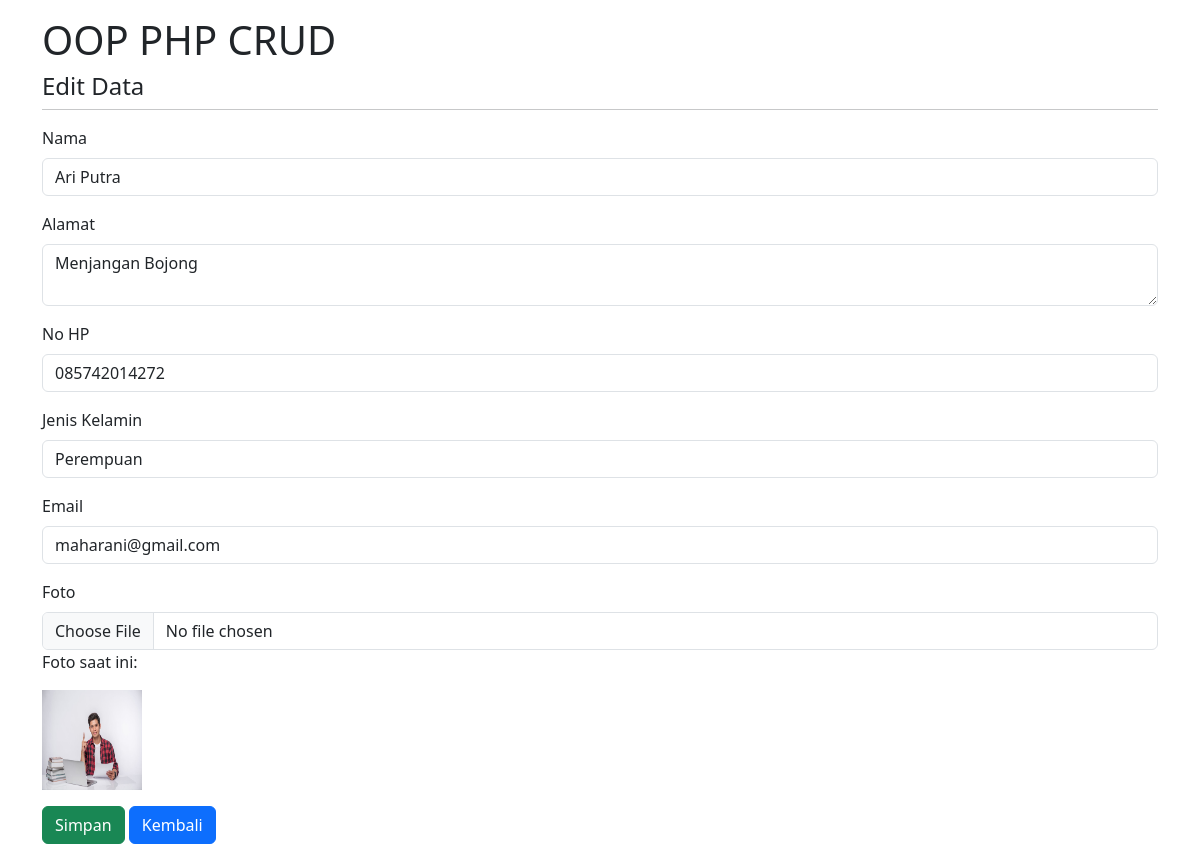
The page /edit.php?id=3 on the database its author committed.
### tables this page shows
CREATE TABLE `tb_users` (
  `id` int(10) NOT NULL,
  `nama` varchar(255) NOT NULL,
  `alamat` varchar(255) NOT NULL,
  `nohp` char(13) NOT NULL,
  `jenis_kelamin` enum('L','P') NOT NULL,
  `email` varchar(255) NOT NULL,
  `foto` varchar(5000) DEFAULT NULL
);

### database.php (called while the page is built, shortened)
<?php
class Database
{
    public $host = "localhost";
    public $username = "root";
    public $password = "";
    public $database = "db_php_rohma";
    public $connect;
    function __construct()
    {
        $this->connect = mysqli_connect($this->host, $this->username, $this->password);
        mysqli_select_db($this->connect, $this->database);
    }
    function editData($id)
    {
        $data = mysqli_query($this->connect, "SELECT * FROM tb_users WHERE id='$id'");
        $rows = mysqli_fetch_all($data, MYSQLI_ASSOC);
        return $rows;
    }
}

### edit.php (the view, shortened to what this page needs)
<?php
include 'database.php';
$db = new Database;
$detail = $db->editData($_GET['id']);
?>
<!doctype html>
<html lang="en">
<head>
    <link href="https://cdn.jsdelivr.net/npm/bootstrap@5.3.3/dist/css/bootstrap.min.css" rel="stylesheet"
>
</head>
<body>
    <div class="container mt-3">
        <h1>OOP PHP CRUD</h1>
        <h4>Edit Data</h4>
        <hr class="mt-0">
        <form method="POST" action="proses.php?aksi=update" enctype="multipart/form-data">
            <?php
            foreach ($detail as $dataUser) {
            ?>
                <div class="mb-3">
                    <label for="nama" class="form-label">Nama</label>
                    <input type="text" class="form-control" id="nama" name="nama" value="<?php echo $dataUser['nama'] ?>">
                </div>
                <div class="mb-3">
                    <label for="alamat" class="form-label">Alamat</label>
                    <textarea class="form-control" id="alamat" name="alamat"><?php echo $dataUser['alamat'] ?></textarea>
                </div>
                <div class="mb-3">
                    <label for="nohp" class="form-label">No HP</label>
                    <input type="text" class="form-control" id="nohp" name="nohp" value="<?php echo $dataUser['nohp'] ?>">
                </div>
                <div class="mb-3">
                    <label for="jenis_kelamin" class="form-label">Jenis Kelamin</label>
                    <select class="form-control" id="jenis_kelamin" name="jenis_kelamin">
                        <option value="P" <?php if ($dataUser['jenis_kelamin'] == 'P') echo 'selected'; ?>>Perempuan</option>
                    </select>
                </div>
                <div class="mb-3">
                    <label for="email" class="form-label">Email</label>
                    <input type="email" class="form-control" id="email" name="email" value="<?php echo $dataUser['email'] ?>">
                </div>
                <div class="mb-3">
                    <label for="foto" class="form-label">Foto</label>
                    <input type="file" class="form-control" id="foto" name="foto">
                    <p>Foto saat ini:</p>
                    <?php if (!empty($dataUser['foto'])): ?>
                        <p><img src="uploads/<?php echo $dataUser['foto']; ?>" alt="Foto Pengguna" width="100" height="100" /></p>
                    <?php else: ?>
                        <p>Tidak ada foto yang diunggah.</p>
                    <?php endif; ?>
                </div>
            <?php
            }
            ?>
            <button type="submit" class="btn btn-success">Simpan</button>
            <a href="index.php" class="btn btn-primary">Kembali</a>
        </form>
    </div>
</body>
</html>

### rows shown on the page
tb_users: nama "Ari Putra", alamat "Menjangan Bojong", nohp "085742014272", jenis_kelamin "Perempuan", email "maharani@gmail.com", foto (picture)
